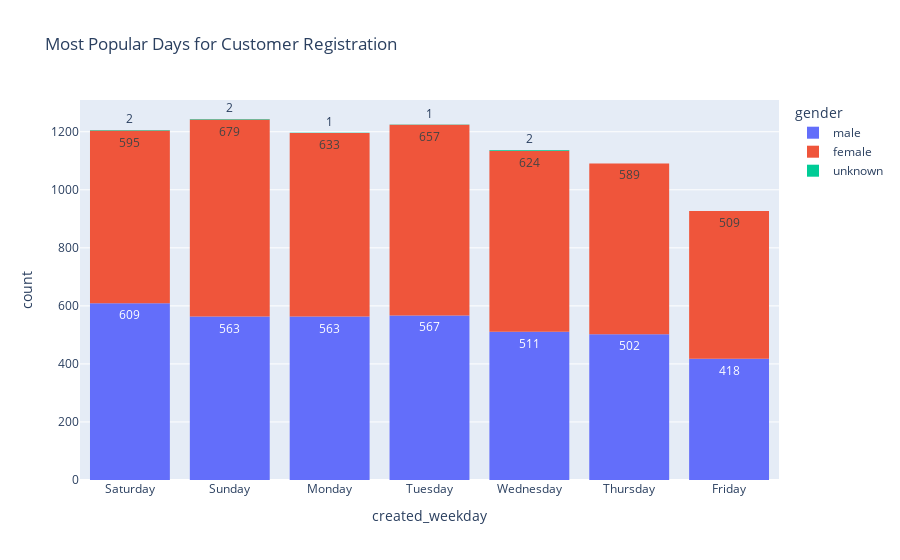

Notebook cell for this chart:
### Code cell
# most popular days for customer registration
px.histogram(
    df_customers, 
    x='created_weekday', 
    title='Most Popular Days for Customer Registration',
    category_orders={'created_weekday': ['Saturday', 'Sunday', 'Monday', 'Tuesday', 'Wednesday', 'Thursday', 'Friday']},
    text_auto=True,
    color='gender'
).update_layout(bargap=0.2)

### Figure 1 — Plotly figure (JSON) as saved in the notebook; plotly's stock layout.template omitted (floating-point values rounded to 4 significant figures; data arrays with more than 128 entries replaced by an {"elided": "..."} marker saying what was removed)
{"data": [{"bingroup": "x", "hovertemplate": "gender=male<br>created_weekday=%{x}<br>count=%{y}<extra></extra>", "legendgroup": "male", "marker": {"color": "#636efa", "pattern": {"shape": ""}}, "name": "male", "orientation": "v", "showlegend": true, "texttemplate": "%{value}", "type": "histogram", "x": {"elided": "3733 str values"}, "xaxis": "x", "yaxis": "y"}, {"bingroup": "x", "hovertemplate": "gender=female<br>created_weekday=%{x}<br>count=%{y}<extra></extra>", "legendgroup": "female", "marker": {"color": "#EF553B", "pattern": {"shape": ""}}, "name": "female", "orientation": "v", "showlegend": true, "texttemplate": "%{value}", "type": "histogram", "x": {"elided": "4287 str values"}, "xaxis": "x", "yaxis": "y"}, {"bingroup": "x", "hovertemplate": "gender=unknown<br>created_weekday=%{x}<br>count=%{y}<extra></extra>", "legendgroup": "unknown", "marker": {"color": "#00cc96", "pattern": {"shape": ""}}, "name": "unknown", "orientation": "v", "showlegend": true, "texttemplate": "%{value}", "type": "histogram", "x": ["Wednesday", "Saturday", "Monday", "Saturday", "Sunday", "Tuesday", "Sunday", "Wednesday"], "xaxis": "x", "yaxis": "y"}], "layout": {"bargap": 0.2, "barmode": "relative", "legend": {"title": {"text": "gender"}, "tracegroupgap": 0}, "title": {"text": "Most Popular Days for Customer Registration"}, "xaxis": {"anchor": "y", "categoryarray": ["Saturday", "Sunday", "Monday", "Tuesday", "Wednesday", "Thursday", "Friday"], "categoryorder": "array", "domain": [0, 1], "title": {"text": "created_weekday"}}, "yaxis": {"anchor": "x", "domain": [0, 1], "title": {"text": "count"}}}}
